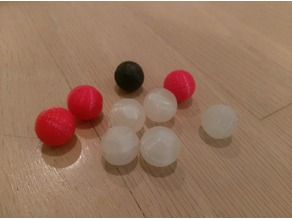
#> input picture many.jpg, 292 x 219 px
$ python get_color_blobs.py   (older library calls are emulated)
#> lines starting #> are read from the running program, lines starting #| are printed output that depends on the picture; after the words box and inside, x2 and y2 are one past the last pixel; in counts of white or black regions, pixels touching at a corner belong together; long printed decimals are rounded
# -*- coding: utf-8 -*-
#!/usr/bin/python

# Standard imports
import cv2
import numpy as np

# Read image
img_BGR = cv2.imread("many.jpg")
#> img_BGR is the input picture: shape (219, 292, 3); mean B, G, R 93.9, 116.1, 150.4
#img_BGR = cv2.imread("many.jpg")

# Setup default values for SimpleBlobDetector parameters.
params = cv2.SimpleBlobDetector_Params()

# These are just examples, tune your own if needed
# Change thresholds
params.minThreshold = 10
params.maxThreshold = 200

# Filter by Area
params.filterByArea = True
params.minArea = 200
params.maxArea = 10000

# Filter by Circularity
params.filterByCircularity = True
params.minCircularity = 0.1

# Filter by Color
params.filterByColor = False
# not directly color, but intensity on the channel input
#params.blobColor = 0
params.filterByConvexity = False
params.filterByInertia = False


# Create a detector with the parameters
ver = (cv2.__version__).split('.')
if int(ver[0]) < 3:
    detector = cv2.SimpleBlobDetector(params)
else:
    detector = cv2.SimpleBlobDetector_create(params)

# keypoints on original image (will look for blobs in grayscale)
keypoints = detector.detect(img_BGR)
#> keypoints = 5 keypoints; (x, y, size): (68, 126, 64.9), (133, 167, 41.3), (129, 79, 35.4), (180, 89, 35.1), (214, 139, 26.7)
# Draw detected blobs as red circles.
# cv2.DRAW_MATCHES_FLAGS_DRAW_RICH_KEYPOINTS ensures
# the size of the circle corresponds to the size of blob
im_with_keypoints = cv2.drawKeypoints(img_BGR, keypoints, np.array(
    []), (0, 0, 255), cv2.DRAW_MATCHES_FLAGS_DRAW_RICH_KEYPOINTS)

# Show blobs
cv2.imshow("Keypoints on Gray Scale", im_with_keypoints)
cv2.waitKey(0)

# filter certain COLOR channels

# Pixels with 100 <= R <= 255, 15 <= B <= 56, 17 <= G <= 50 will be considered red.
# similar for BLUE

# BY DEFAULT, opencv IMAGES have BGR format
redMin = (10, 10, 100)
redMax = (50, 50, 255)

blueMin = (60, 10, 10)
blueMax = (255, 100, 100)

mask_red = cv2.inRange(img_BGR, redMin, redMax)
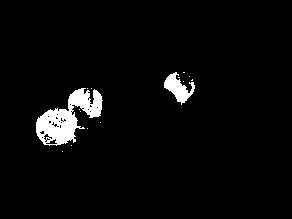
#> mask_red: shape (219, 292); 3.6% white; 15 white regions (13 under 20 px), largest, box (x1, y1, x2, y2) and area: (36, 88, 103, 146) 1807, (164, 72, 195, 105) 465
mask_blue = cv2.inRange(img_BGR, blueMin, blueMax)
#> mask_blue: shape (219, 292); every value is 0


# apply the mask
red = cv2.bitwise_and(img_BGR, img_BGR, mask=mask_red)
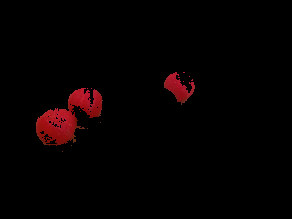
#> red: shape (219, 292, 3); mean B, G, R 1, 0.8, 5.5
blue = cv2.bitwise_and(img_BGR, img_BGR, mask=mask_blue)
#> blue: shape (219, 292, 3); every value is 0
# show resulting filtered image next to the original one
cv2.imshow("Red regions", np.hstack([img_BGR, red]))
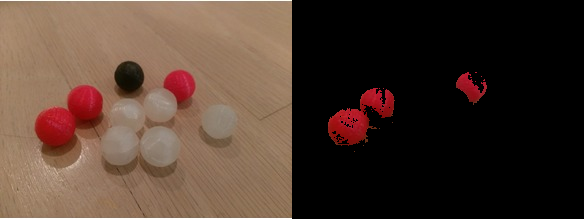
#> window 'Red regions': shape (219, 584, 3); mean B, G, R 47.5, 58.4, 77.9
cv2.imshow("Blue regions", np.hstack([img_BGR, blue]))
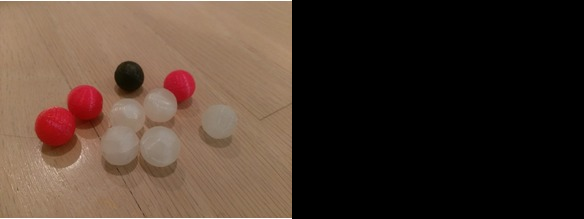
#> window 'Blue regions': shape (219, 584, 3); mean B, G, R 47, 58, 75.2


# detector finds "dark" blobs by default, so invert image for results with same detector
keypoints_red = detector.detect(255-mask_red)
#> keypoints_red = 2 keypoints; (x, y, size): (67, 118, 50.9), (178, 88, 28.4)
keypoints_blue = detector.detect(255-mask_blue)
#> keypoints_blue = ()

# documentation of SimpleBlobDetector is not clear on what kp.size is exactly, but it looks like the diameter of the blob.
for kp in keypoints_red:
    print(kp.pt[0], kp.pt[1], kp.size)
#> this loop made 2 passes
#> kp on passes 1 to 2: keypoint at (67.2, 117.8), size 50.9, keypoint at (178.1, 87.7), size 28.4
#| 67.188 117.761 50.907
#| 178.131 87.670 28.422

# Draw detected blobs as red circles.
# cv2.DRAW_MATCHES_FLAGS_DRAW_RICH_KEYPOINTS ensures
# the size of the circle corresponds to the size of blob
im_with_keypoints = cv2.drawKeypoints(img_BGR, keypoints_red, np.array([]),
                                      (255, 255, 255), cv2.DRAW_MATCHES_FLAGS_DRAW_RICH_KEYPOINTS)
im_with_keypoints2 = cv2.drawKeypoints(img_BGR, keypoints_blue, np.array([]),
                                       (255, 255, 255), cv2.DRAW_MATCHES_FLAGS_DRAW_RICH_KEYPOINTS)

# Show mask and blobs found
cv2.imshow("Keypoints on RED", im_with_keypoints)
cv2.imshow("Keypoints on BLUE", im_with_keypoints2)
cv2.waitKey(0)
